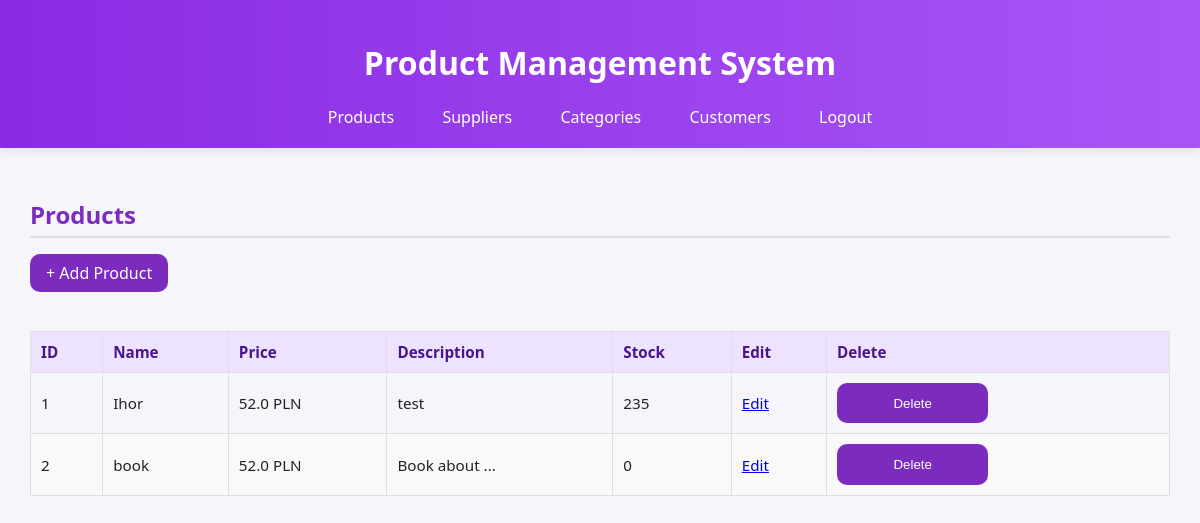
Screenshot of / (signed in) with the database file from the repository.
### models.py (models this page shows)
class Product(db.Model):
    id = db.Column(db.Integer, primary_key=True)
    name = db.Column(db.String(120), nullable=False)
    price = db.Column(db.Float, nullable=False)
    supplier_id = db.Column(db.Integer, db.ForeignKey('supplier.id'))
    category_id = db.Column(db.Integer, db.ForeignKey('category.id'))
    description = db.Column(db.String(255))
    stock = db.Column(db.Integer, default=0)

### routes.py (the view)
@app.route('/')
def index():
    products = Product.query.all()
    return render_template('index.html', products=products)

### routes.py (called while the page is built)
@app.context_processor
def inject_user_status():
    return {'logged_in': 'user_id' in session}

### templates/index.html (shortened to what this page needs)
{% extends "base.html" %}
{% block content %}
<div class="card">
  <div class="card-header">
    <h2>Products</h2>
    <a href="{{ url_for('add_product') }}" class="btn-add">+ Add Product</a>
  </div>
  <table class="styled-table">
    <thead>
      <tr>
        <th>ID</th>
        <th>Name</th>
        <th>Price</th>
        <th>Description</th>
        <th>Stock</th>
        <th>Edit</th>
        <th>Delete</th>
      </tr>
    </thead>
    <tbody>
      {% for product in products %}
      <tr>
        <td>{{ product.id }}</td>
        <td>{{ product.name }}</td>
        <td>{{ product.price }} PLN</td>
        <td>{{ product.description or '' }}</td>
        <td>{{ product.stock }}</td>
        <td>
          <a href="{{ url_for('edit_item', model='product', item_id=product.id) }}" class="btn-edit">Edit</a>
        </td>
        <td>
          <form method="POST" action="{{ url_for('delete_item', model='product', item_id=product.id) }}" onsubmit="return confirm('Delete this product?');">
            <button type="submit" class="btn-delete">Delete</button>
          </form>
        </td>
      </tr>
      {% else %}
      <tr><td colspan="7" style="text-align:center;">No products found</td></tr>
      {% endfor %}
    </tbody>
  </table>
</div>
{% endblock %}

### static/style.css (style rules this page uses)
body { font-family: "Poppins", sans-serif; background: #f4f3f7; color: #222; margin: 0; padding: 0; }
h2 { color: #7B2CBF; border-bottom: 2px solid #E0E0E0; padding-bottom: 5px; margin-bottom: 1rem; }
form { display: grid; grid-template-columns: 1fr 1fr; gap: 1.2rem; }
button, input[type="submit"] { background: #7B2CBF; color: white; border: none; padding: 0.8rem 1rem; border-radius: 10px; cursor: pointer; transition: 0.3s; }
table { width: 100%; border-collapse: collapse; margin-top: 1.5rem; font-size: 0.95rem; }
th, td { border: 1px solid #e0e0e0; padding: 10px; text-align: left; }
th { background: #ede3ff; color: #4a148c; }
tr:nth-child(even) { background-color: #f9f9f9; }
.btn-add { display: inline-block; background: #7B2CBF; color: white; padding: 8px 16px; border-radius: 10px; text-decoration: none; transition: 0.3s; margin-bottom: 15px; }

### templates/base.html (style rules this page uses)
body { font-family: 'Segoe UI', sans-serif; background-color: #f6f5fb; margin: 0; padding: 0; }

### rows the page displays
Product: id "1", name "Ihor", price "52.0", description "test", stock "235"
Product: id "2", name "book", price "52.0", description "Book about ...", stock "0"
